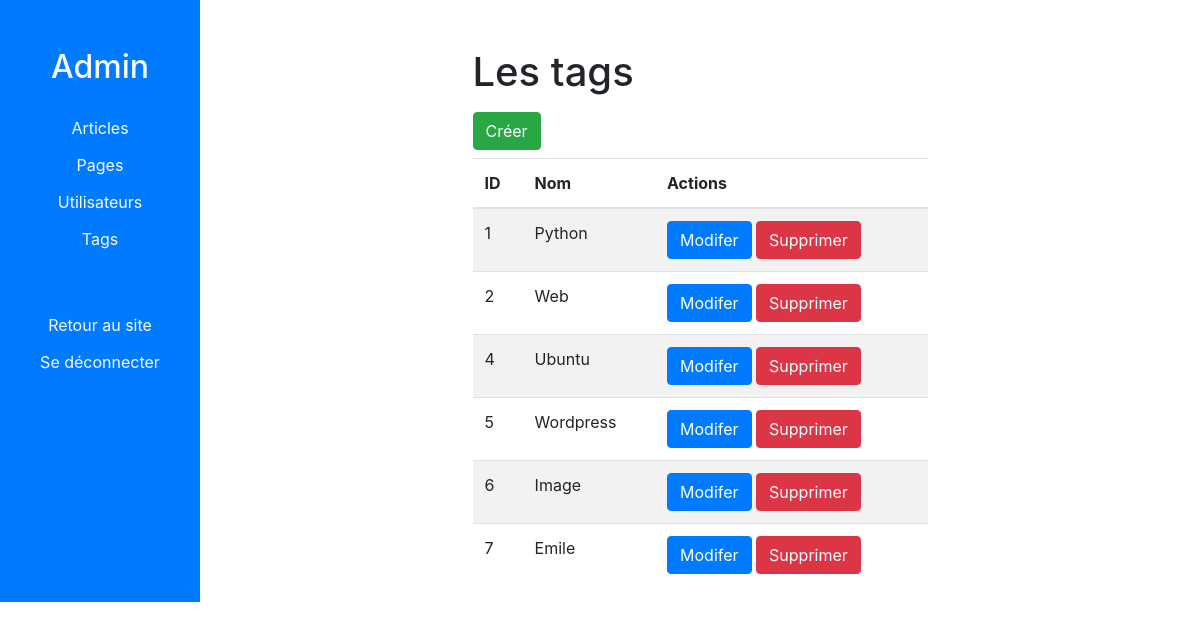
The page /admin/tags (signed in) on the database its author committed.
### views.py (models this page shows)
class Tag(db.Model):
    id = db.Column(db.Integer, primary_key=True)
    name = db.Column(db.String(50), nullable=False)

### views.py (the view)
@app.route('/admin/tags')
@login_required
def admin_tags():
    tags = Tag.query.all()
    return render_template('admin-tags.html', tags=tags)

### views.py (called while the page is built)
@login_manager.user_loader
def load_user(user_id):
    return User.query.get(user_id)

@app.context_processor
def inject_pages():
    pages = Page.query.filter_by(published=True)
    return {'site_pages': pages}

### templates/admin-tags.html (shortened to what this page needs)
{% extends 'admin.html' %}
{% block admin_content %}
<div class="col-md-9 col-lg-7 col-xl-6 mx-auto">
    <h1 class="mt-5">Les tags</h1>
    <a class="btn btn-success my-2" href="{{ url_for('admin_tags_create') }}">Créer</a>
    <table class="table table-striped">
        <thead>
            <tr>
                <th>ID</th>
                <th>Nom</th>
                <th>Actions</th>
            </tr>
        </thead>
        <tbody>
            {% for tag in tags %}
            <tr>
                <td>{{ tag.id }}</td>
                <td>{{ tag.name }}</td>
                <td>
                    <a class="btn btn-primary" href="{{ url_for('admin_tags_edit', tag_id=tag.id) }}">
                        Modifer
                    </a>
                    <form action="{{ url_for('admin_tags_delete', tag_id=tag.id) }}" method="POST" class="d-inline">
                        <input type="submit" class="btn btn-danger" value="Supprimer">
                    </form>
                </td>
            </tr>
            {% endfor %}
        </tbody>
    </table>
</div>
{% endblock %}

### rows shown on the page
Tag: id "1", name "Python"
Tag: id "2", name "Web"
Tag: id "4", name "Ubuntu"
Tag: id "5", name "Wordpress"
Tag: id "6", name "Image"
Tag: id "7", name "Emile"
